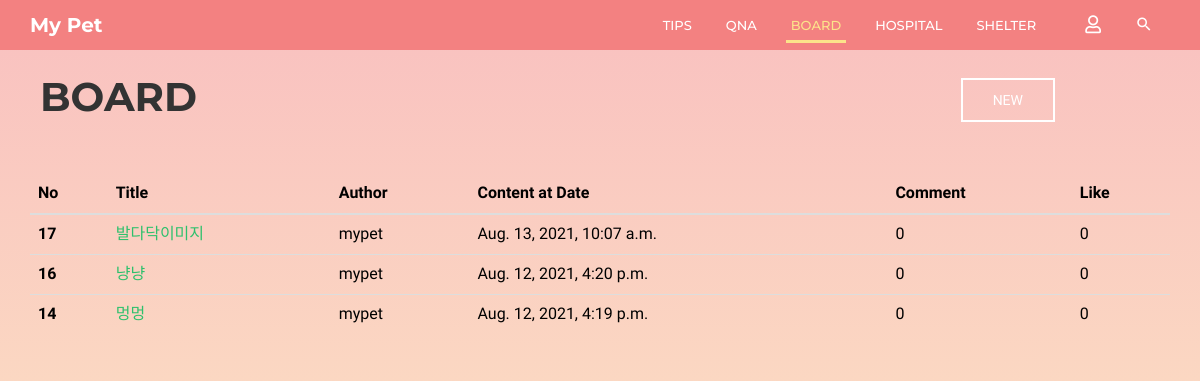
/community/board/, run on an earlier commit of the app's database.
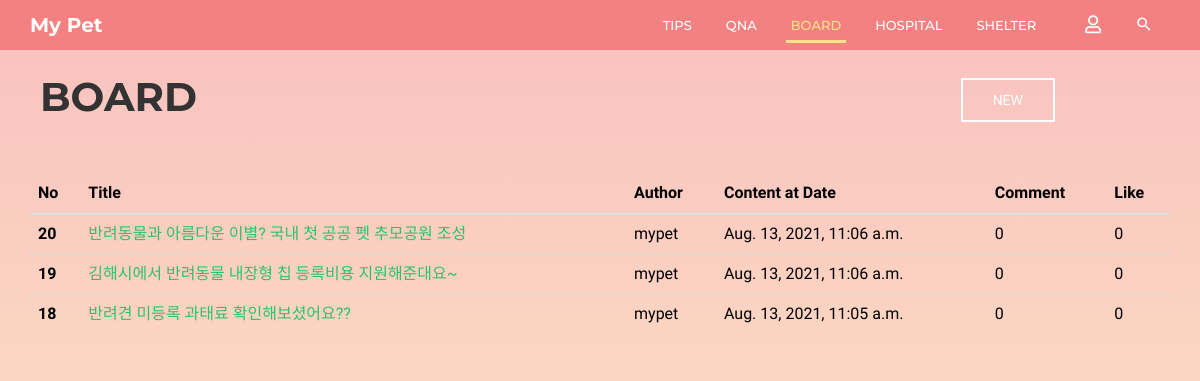
And on a later commit of the database.
### community/models.py (models this page shows, shortened)
class Board(models.Model):
    b_title = models.CharField(max_length=30)
    b_author = models.CharField(max_length=20)
    b_content = models.TextField()
    b_date = models.DateTimeField(auto_now=True)
    b_comment_count = models.IntegerField(default=0)
    b_like_count = models.IntegerField(default=0)
    b_photo = models.ImageField(blank=True, null=True, default='../media/noimage.jpg')

### community/views.py (the view)
# urls.py: path('board/', views.board, name='board'),
def board(request):
    posts = Board.objects.all().order_by('-id')
    return render(request, 'community/board.html', {'posts': posts})

### community/templates/community/board.html (shortened to what this page needs)
{% extends 'base.html' %}
{% block html_body %}
    <link rel="stylesheet" href="/static/css/pages/header.css">
    <link rel="stylesheet" href="/static/css/pages/board.css">
    <header id="column-header">
        <div id="nino-headerInner">
            <nav id="nino-navbar" class="navbar navbar-default" role="navigation">
                <div class="container">
                    <div class="navbar-header">
                        <a class="navbar-brand" href="{% url 'home' %}">My Pet</a>
                    </div>
                    <div class="nino-menuItem pull-right">
                        <div class="collapse navbar-collapse pull-left" id="nino-navbar-collapse">
                            <ul class="nav navbar-nav">
                                <li><a href="#" onclick="testa('{% url 'community:tips' %}')">Tips<span class="sr-only">(current)</span></a>
                                </li>
                                <li><a href="#" onclick="testa('{% url 'community:qna' %}')">QnA</a></li>
                                <li class="active"><a href="#" onclick="testa('{% url 'community:board' %}')">Board</a>
                                </li>
                                <li><a href="#" onclick="testa('{% url 'community:hospital' %}')">Hospital</a></li>
                                <li><a href="#" onclick="testa('{% url 'community:shelter' %}')">Shelter</a></li>
                            </ul>
                        </div>
                        <ul class="nino-iconsGroup nav navbar-nav">
                            {% if user.is_authenticated %}
                                <li><a href="#" onclick="testa('{% url 'community:logout' %}')"><i
                                        class="mdi fas fa-user-slash nino-icon"></i></a></li>
                            {% else %}
                                <li><a href="#" onclick="testa('{% url 'community:login' %}')"><i
                                        class="mdi far fa-user nino-icon"></i></a></li>
                            {% endif %}
                            <li><a href="#" class="nino-search"><i class="mdi mdi-magnify nino-icon"></i></a></li>
                        </ul>
                    </div>
                </div>
            </nav>
        </div>
    </header>
    <div class="container board-header">
        <div class="board-title">
            <h1 class="title-h1">Board</h1>
        </div>
        <div class="board-post-btn">
            <a href="{% url 'community:board_create' %}" class="nino-btn nino-post-btn">NEW</a>
        </div>
    </div>
    <div class="container">
        <div class="tips-page tips-table">
            <table class="table table-hover">
                <thead class="thead-dark">
                <tr>
                    <th scope="col">No</th>
                    <th scope="col">Title</th>
                    <th scope="col">Author</th>
                    <th scope="col">Content at Date</th>
                    <th scope="col">Comment</th>
                    <th scope="col">Like</th>
                </tr>
                </thead>
                {% for post in posts %}
                    <tr>
                        <th scope="row">{{ post.id }}</th>
                        <td><a href="/community/{{ post.id }}/board_detail/">{{ post.b_title }}</a></td>
                        <td>{{ post.b_author }}</td>
                        <td>{{ post.b_date }}</td>
                        <td>{{ post.b_comment_count }}</td>
                        <td>{{ post.b_like_count }}</td>
                    </tr>
                {% endfor %}
            </table>
        </div>
    </div>
{% endblock %}

What changed in the data, as far as the page shows it:
removed Board: id "17", b_title "발다닥이미지", b_author "mypet", b_date "Aug. 13, 2021, 10:07 a.m.", b_comment_count "0", b_like_count "0"
removed Board: id "16", b_title "냥냥", b_author "mypet", b_date "Aug. 12, 2021, 4:20 p.m.", b_comment_count "0", b_like_count "0"
removed Board: id "14", b_title "멍멍", b_author "mypet", b_date "Aug. 12, 2021, 4:19 p.m.", b_comment_count "0", b_like_count "0"
added Board: id "20", b_title "반려동물과 아름다운 이별? 국내 첫 공공 펫 추모공원 조성", b_author "mypet", b_date "Aug. 13, 2021, 11:06 a.m.", b_comment_count "0", b_like_count "0"
added Board: id "19", b_title "김해시에서 반려동물 내장형 칩 등록비용 지원해준대요~", b_author "mypet", b_date "Aug. 13, 2021, 11:06 a.m.", b_comment_count "0", b_like_count "0"
added Board: id "18", b_title "반려견 미등록 과태료 확인해보셨어요??", b_author "mypet", b_date "Aug. 13, 2021, 11:05 a.m.", b_comment_count "0", b_like_count "0"
